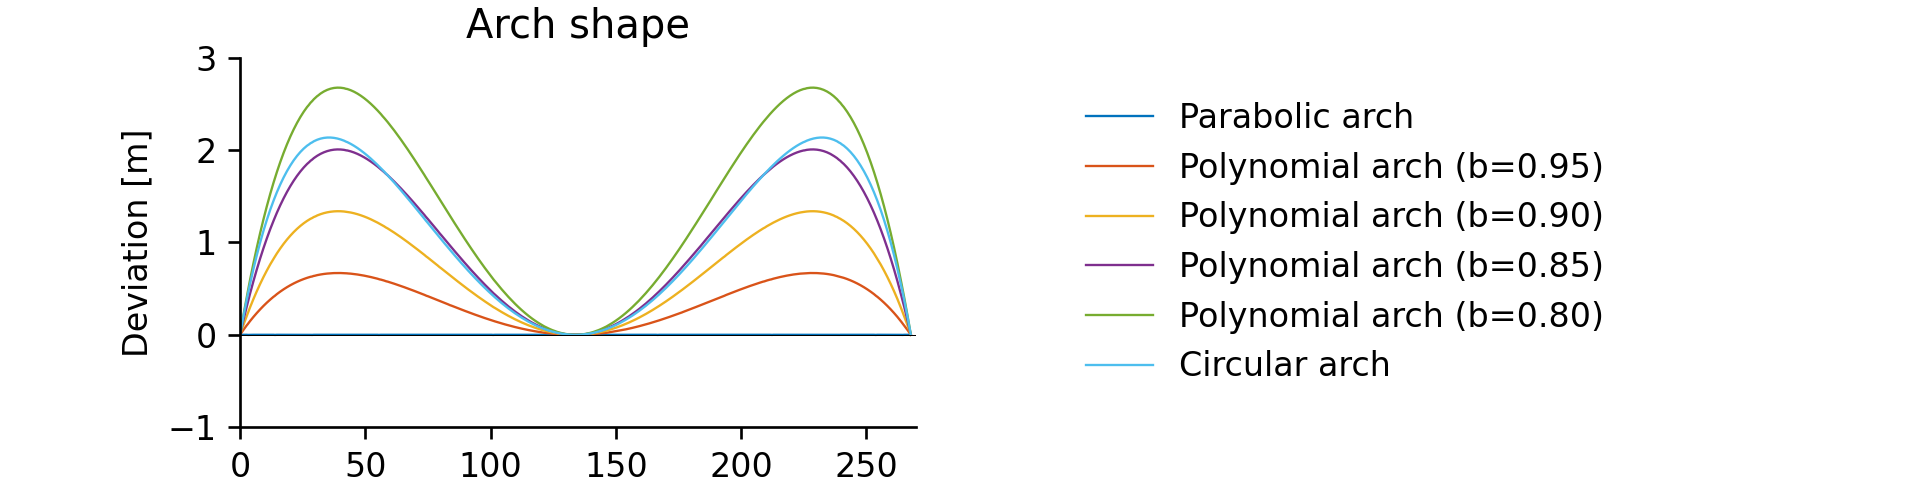

Recreate this plot in Python.
import numpy as np
from matplotlib import pyplot
from plotting.general import colors

from bridges.Blennerhassett import BlennerhassettBridge
from plotting.adjustments import adjust_plot

bridge_100 = BlennerhassettBridge(arch_optimisation=False, arch_shape='Polynomial 1.00')
bridge_95 = BlennerhassettBridge(arch_optimisation=False, arch_shape='Polynomial 0.95')
bridge_90 = BlennerhassettBridge(arch_optimisation=False, arch_shape='Polynomial 0.9')
bridge_85 = BlennerhassettBridge(arch_optimisation=False, arch_shape='Polynomial 0.85')
bridge_80 = BlennerhassettBridge(arch_optimisation=False, arch_shape='Polynomial 0.8')
bridge_c = BlennerhassettBridge(arch_optimisation=False, arch_shape='Circular')


bridges_dict = {'Parabolic arch': bridge_100,
                'Polynomial arch (b=0.95)': bridge_95,
                'Polynomial arch (b=0.90)': bridge_90,
                'Polynomial arch (b=0.85)': bridge_85,
                'Polynomial arch (b=0.80)': bridge_80,
                'Circular arch': bridge_c}

span = 267.8
rise = 53.5
fig, axs = pyplot.subplots(1, 2, figsize=(8, 2), dpi=240)
for i, key in enumerate(bridges_dict):
    bridge = bridges_dict[key]
    nodes = bridge.network_arch.arch.nodes
    x = np.array([node.x for node in nodes])
    y = np.array([node.y for node in nodes])
    y_ref = [rise * (1 - ((x_i - span / 2) / (span / 2)) ** 2) for x_i in x]
    axs[0].plot(x, y-y_ref, label=key, c=colors[i], lw=0.7)

axs[0].set_title('Arch shape')
axs[0].set_ylabel('Deviation [m]')
adjust_plot(axs[0], step=0.2, min_0=True)

axs[1].remove()
handles, labels = axs[0].get_legend_handles_labels()
fig.legend(handles, labels, loc='upper left', bbox_to_anchor=(0.55, 0.85), frameon=False)
fig.savefig('figures/polynomial shapes.png')
pyplot.show()
